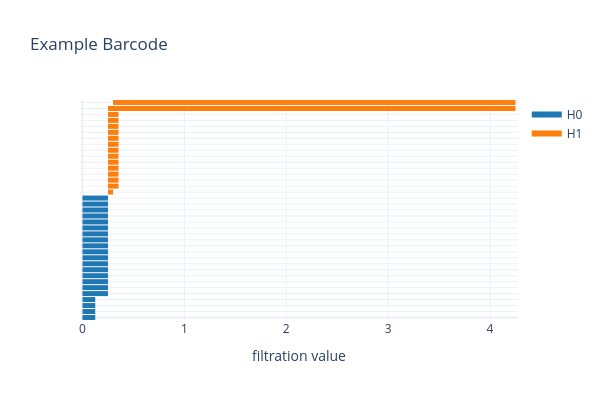

Write notebook code for a chart like this one.
### Markdown cell above
Now let's customize the subcomplex filtration. For example, we will alter one cluster of points such that we gain an additional four 0-homology classes which do not persist as long as the others. We can also alter another cluster such that we (1) gain back another four 0-homology classes, (2) gain back an additional 1-homology class which does not persist as long as the others and (3) delay the birth of one of the essential classes.

### Code cell
custom_diameters = [0,0,0,0,0.125,0.125,0.3,0.3,0.125,0.125,0.3,0.3]
custom_data = np.column_stack([subcloud_indices_grid, custom_diameters])
alg_manager = prh.prh(coo_grid, custom_data, 1, epsilon + 0.0000001)
custom_homology_df = alg_manager.main_algorithm()
# show the data frame 
display_scrollable(custom_homology_df)
print(custom_homology_df['dimension'].value_counts())
# show the barcode
barcode = pltter.plot_barcode( 
    custom_homology_df["birth"].values, 
    custom_homology_df["death"].values, 
    custom_homology_df["dimension"].values,
    "Example Barcode",    
)
barcode.show()

### Figure 1 — Plotly figure (JSON) as saved in the notebook; plotly's stock layout.template omitted (floating-point values rounded to 4 significant figures)
{"data": [{"line": {"color": "#1f77b4", "width": 6}, "mode": "lines", "name": "H0", "type": "scatter", "x": [null], "y": [null]}, {"line": {"color": "#ff7f0e", "width": 6}, "mode": "lines", "name": "H1", "type": "scatter", "x": [null], "y": [null]}], "layout": {"height": 400, "hovermode": "closest", "shapes": [{"line": {"color": "#1f77b4", "width": 5}, "type": "line", "x0": 0, "x1": 0.125, "y0": 0, "y1": 0}, {"line": {"color": "#1f77b4", "width": 5}, "type": "line", "x0": 0, "x1": 0.125, "y0": 1, "y1": 1}, {"line": {"color": "#1f77b4", "width": 5}, "type": "line", "x0": 0, "x1": 0.125, "y0": 2, "y1": 2}, {"line": {"color": "#1f77b4", "width": 5}, "type": "line", "x0": 0, "x1": 0.125, "y0": 3, "y1": 3}, {"line": {"color": "#1f77b4", "width": 5}, "type": "line", "x0": 0, "x1": 0.25, "y0": 4, "y1": 4}, {"line": {"color": "#1f77b4", "width": 5}, "type": "line", "x0": 0, "x1": 0.25, "y0": 5, "y1": 5}, {"line": {"color": "#1f77b4", "width": 5}, "type": "line", "x0": 0, "x1": 0.25, "y0": 6, "y1": 6}, {"line": {"color": "#1f77b4", "width": 5}, "type": "line", "x0": 0, "x1": 0.25, "y0": 7, "y1": 7}, {"line": {"color": "#1f77b4", "width": 5}, "type": "line", "x0": 0, "x1": 0.25, "y0": 8, "y1": 8}, {"line": {"color": "#1f77b4", "width": 5}, "type": "line", "x0": 0, "x1": 0.25, "y0": 9, "y1": 9}, {"line": {"color": "#1f77b4", "width": 5}, "type": "line", "x0": 0, "x1": 0.25, "y0": 10, "y1": 10}, {"line": {"color": "#1f77b4", "width": 5}, "type": "line", "x0": 0, "x1": 0.25, "y0": 11, "y1": 11}, {"line": {"color": "#1f77b4", "width": 5}, "type": "line", "x0": 0, "x1": 0.25, "y0": 12, "y1": 12}, {"line": {"color": "#1f77b4", "width": 5}, "type": "line", "x0": 0, "x1": 0.25, "y0": 13, "y1": 13}, {"line": {"color": "#1f77b4", "width": 5}, "type": "line", "x0": 0, "x1": 0.25, "y0": 14, "y1": 14}, {"line": {"color": "#1f77b4", "width": 5}, "type": "line", "x0": 0, "x1": 0.25, "y0": 15, "y1": 15}, {"line": {"color": "#1f77b4", "width": 5}, "type": "line", "x0": 0, "x1": 0.25, "y0": 16, "y1": 16}, {"line": {"color": "#1f77b4", "width": 5}, "type": "line", "x0": 0, "x1": 0.25, "y0": 17, "y1": 17}, {"line": {"color": "#1f77b4", "width": 5}, "type": "line", "x0": 0, "x1": 0.25, "y0": 18, "y1": 18}, {"line": {"color": "#1f77b4", "width": 5}, "type": "line", "x0": 0, "x1": 0.25, "y0": 19, "y1": 19}, {"line": {"color": "#1f77b4", "width": 5}, "type": "line", "x0": 0, "x1": 0.25, "y0": 20, "y1": 20}, {"line": {"color": "#ff7f0e", "width": 5}, "type": "line", "x0": 0.25, "x1": 0.3, "y0": 21, "y1": 21}, {"line": {"color": "#ff7f0e", "width": 5}, "type": "line", "x0": 0.25, "x1": 0.3536, "y0": 22, "y1": 22}, {"line": {"color": "#ff7f0e", "width": 5}, "type": "line", "x0": 0.25, "x1": 0.3536, "y0": 23, "y1": 23}, {"line": {"color": "#ff7f0e", "width": 5}, "type": "line", "x0": 0.25, "x1": 0.3536, "y0": 24, "y1": 24}, {"line": {"color": "#ff7f0e", "width": 5}, "type": "line", "x0": 0.25, "x1": 0.3536, "y0": 25, "y1": 25}, {"line": {"color": "#ff7f0e", "width": 5}, "type": "line", "x0": 0.25, "x1": 0.3536, "y0": 26, "y1": 26}, {"line": {"color": "#ff7f0e", "width": 5}, "type": "line", "x0": 0.25, "x1": 0.3536, "y0": 27, "y1": 27}, {"line": {"color": "#ff7f0e", "width": 5}, "type": "line", "x0": 0.25, "x1": 0.3536, "y0": 28, "y1": 28}, {"line": {"color": "#ff7f0e", "width": 5}, "type": "line", "x0": 0.25, "x1": 0.3536, "y0": 29, "y1": 29}, {"line": {"color": "#ff7f0e", "width": 5}, "type": "line", "x0": 0.25, "x1": 0.3536, "y0": 30, "y1": 30}, {"line": {"color": "#ff7f0e", "width": 5}, "type": "line", "x0": 0.25, "x1": 0.3536, "y0": 31, "y1": 31}, {"line": {"color": "#ff7f0e", "width": 5}, "type": "line", "x0": 0.25, "x1": 0.3536, "y0": 32, "y1": 32}, {"line": {"color": "#ff7f0e", "width": 5}, "type": "line", "x0": 0.25, "x1": 0.3536, "y0": 33, "y1": 33}, {"line": {"color": "#ff7f0e", "width": 5}, "type": "line", "x0": 0.25, "x1": 0.3536, "y0": 34, "y1": 34}, {"line": {"color": "#ff7f0e", "width": 5}, "type": "line", "x0": 0.25, "x1": null, "y0": 35, "y1": 35}, {"line": {"color": "#ff7f0e", "width": 5}, "type": "line", "x0": 0.3, "x1": null, "y0": 36, "y1": 36}], "title": {"text": "Example Barcode"}, "width": 600, "xaxis": {"title": {"text": "filtration value"}}, "yaxis": {"tickmode": "array", "ticktext": ["", "", "", "", "", "", "", "", "", "", "", "", "", "", "", "", "", "", "", "", "", "", "", "", "", "", "", "", "", "", "", "", "", "", "", "", ""], "tickvals": [0, 1, 2, 3, 4, 5, 6, 7, 8, 9, 10, 11, 12, 13, 14, 15, 16, 17, 18, 19, 20, 21, 22, 23, 24, 25, 26, 27, 28, 29, 30, 31, 32, 33, 34, 35, 36]}}}
